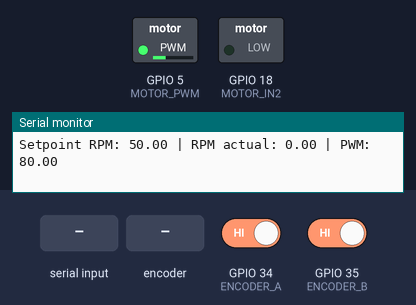
Simulated run of this sketch. Board: ESP32. Parts: switched loads named in the sketch (green lamp = pin HIGH), the last lines printed to the serial monitor. Inputs (shaded band) come from the test bench; at power-on: GPIO 34 (ENCODER_A) HIGH, GPIO 35 (ENCODER_B) HIGH.

Above: at 1.25 s.
1.3 s: "S\n" received over Serial
2.9 s: rotary encoder on GPIO 34 (ENCODER_A) / GPIO 35 (ENCODER_B) turned 3 steps (first pin leading)
At 4.5 s:
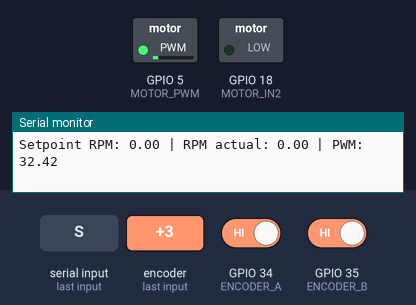
Timing chart, 0 to 6.0 s (numbered marks = the images above; inputs shaded):
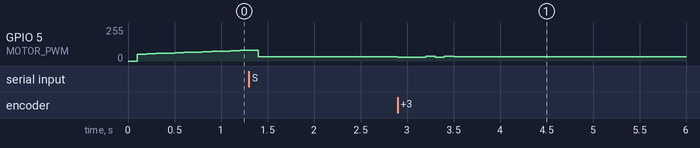

Measured:
- after the input at 2.9 s, GPIO 5 (MOTOR_PWM): 32/255 → 30/255 at once, → 34/255 0.30 s later, → 30/255 0.10 s later, → 34/255 0.10 s later, … (5 changes in this stretch)

The sketch:

pid_motor.ino
```cpp
// pid_motor.ino
// Prueba de control PID de velocidad para UN motor con encoder

#include <PID_v1.h>

// ==== PINS (AJUSTAR A TU HARDWARE) ====
const int ENCODER_A = 34;
const int ENCODER_B = 35;
const int MOTOR_PWM = 5;   // PWM
const int MOTOR_IN2 = 18;  // Sentido (si usas puente H)

const int PWM_CHANNEL = 0;

// ==== ENCODER ====
volatile long encoderCount = 0;
const int PULSOS_POR_VUELTA = 360;   // AJUSTA según tu encoder

void IRAM_ATTR encoderISR() {
  int b = digitalRead(ENCODER_B);
  if (b == HIGH) encoderCount++;
  else encoderCount--;
}

// ==== PID ====
double setpointRPM = 0;
double inputRPM = 0;
double outputPWM = 0;

// Kp, Ki, Kd - empiezan simples, luego ajustas
double Kp = 1.0, Ki = 0.5, Kd = 0.0;

PID pid(&inputRPM, &outputPWM, &setpointRPM, Kp, Ki, Kd, DIRECT);

unsigned long lastSample = 0;
const unsigned long SAMPLE_MS = 100;


// ==== SETUP ====
void setup() {
  Serial.begin(115200);

  pinMode(ENCODER_A, INPUT_PULLUP);
  pinMode(ENCODER_B, INPUT_PULLUP);
  attachInterrupt(digitalPinToInterrupt(ENCODER_A), encoderISR, CHANGE);

  pinMode(MOTOR_PWM, OUTPUT);
  pinMode(MOTOR_IN2, OUTPUT);

  // PWM
  ledcSetup(PWM_CHANNEL, 15000, 8);
  ledcAttachPin(MOTOR_PWM, PWM_CHANNEL);

  digitalWrite(MOTOR_IN2, LOW);

  // PID config
  pid.SetMode(AUTOMATIC);
  pid.SetOutputLimits(0, 255);   // salida será el PWM
  pid.SetSampleTime(SAMPLE_MS);

  setpointRPM = 50.0;   // meta inicial: 50 RPM

  Serial.println("PID de motor iniciado. Cambia la referencia con 'Sxxx'.");
}


// ==== LOOP ====
void loop() {
  unsigned long now = millis();
  if (now - lastSample >= SAMPLE_MS) {
    lastSample = now;

    // Calcular RPM a partir de encoderCount
    long counts = encoderCount;
    encoderCount = 0;

    double vueltasPorMuestra = (double)counts / (double)PULSOS_POR_VUELTA;
    double muestrasPorMinuto = 60000.0 / (double)SAMPLE_MS;
    inputRPM = vueltasPorMuestra * muestrasPorMinuto;

    // Calcular PID
    pid.Compute();

    // Aplicar PWM
    ledcWrite(PWM_CHANNEL, (int)outputPWM);
    digitalWrite(MOTOR_IN2, LOW);  // dirección fija (adelante)

    // Debug
    Serial.print("Setpoint RPM: ");
    Serial.print(setpointRPM);
    Serial.print(" | RPM actual: ");
    Serial.print(inputRPM);
    Serial.print(" | PWM: ");
    Serial.println(outputPWM);
  }

  // Cambiar referencia desde el monitor serie:
  // Escribe por ejemplo: S80 y ENTER -> setpoint = 80 RPM
  if (Serial.available()) {
    String cmd = Serial.readStringUntil('\n');
    cmd.trim();
    if (cmd.startsWith("S")) {
      double s = cmd.substring(1).toDouble();
      setpointRPM = s;
      Serial.print("Nuevo setpoint RPM: ");
      Serial.println(setpointRPM);
    }
  }
}
```
